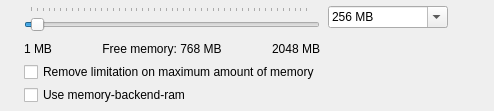
             <widget class="QWidget" name="GB_Memory" native="true">
              <layout class="QGridLayout" name="gridLayout_9">
               <property name="leftMargin">
                <number>24</number>
               </property>
               <property name="topMargin">
                <number>6</number>
               </property>
               <property name="rightMargin">
                <number>6</number>
               </property>
               <property name="bottomMargin">
                <number>6</number>
               </property>
               <property name="spacing">
                <number>3</number>
               </property>
               <item row="0" column="1" rowspan="2">
                <spacer name="horizontalSpacer_10">
                 <property name="orientation">
                  <enum>Qt::Horizontal</enum>
                 </property>
                 <property name="sizeType">
                  <enum>QSizePolicy::Fixed</enum>
                 </property>
                 <property name="sizeHint" stdset="0">
                  <size>
                   <width>5</width>
                   <height>40</height>
                  </size>
                 </property>
                </spacer>
               </item>
               <item row="0" column="2">
                <widget class="QComboBox" name="CB_RAM_Size">
                 <property name="sizePolicy">
                  <sizepolicy hsizetype="Fixed" vsizetype="Fixed">
                   <horstretch>0</horstretch>
                   <verstretch>0</verstretch>
                  </sizepolicy>
                 </property>
                 <property name="minimumSize">
                  <size>
                   <width>120</width>
                   <height>0</height>
                  </size>
                 </property>
                 <property name="editable">
                  <bool>true</bool>
                 </property>
                 <property name="currentIndex">
                  <number>3</number>
                 </property>
                 <item>
                  <property name="text">
                   <string>32 MB</string>
                  </property>
                 </item>
                 <item>
                  <property name="text">
                   <string>64 MB</string>
                  </property>
                 </item>
                 <item>
                  <property name="text">
                   <string>128 MB</string>
                  </property>
                 </item>
                 <item>
                  <property name="text">
                   <string>256 MB</string>
                  </property>
                 </item>
                 <item>
                  <property name="text">
                   <string>512 MB</string>
                  </property>
                 </item>
                 <item>
                  <property name="text">
                   <string>1 GB</string>
                  </property>
                 </item>
                 <item>
                  <property name="text">
                   <string>2 GB</string>
                  </property>
                 </item>
                 <item>
                  <property name="text">
                   <string>3 GB</string>
                  </property>
                 </item>
                 <item>
                  <property name="text">
                   <string>4 GB</string>
                  </property>
                 </item>
                 <item>
                  <property name="text">
                   <string>8 GB</string>
                  </property>
                 </item>
                 <item>
                  <property name="text">
                   <string>16 GB</string>
                  </property>
                 </item>
                 <item>
                  <property name="text">
                   <string>32 GB</string>
                  </property>
                 </item>
                </widget>
               </item>
               <item row="2" column="0">
                <widget class="QCheckBox" name="CH_Remove_RAM_Size_Limitation">
                 <property name="layoutDirection">
                  <enum>Qt::LeftToRight</enum>
                 </property>
                 <property name="text">
                  <string>Remove limitation on maximum amount of memory</string>
                 </property>
                </widget>
               </item>
               <item row="3" column="0">
                <widget class="QCheckBox" name="CH_Use_Memory_Backend">
                 <property name="text">
                  <string>Use memory-backend-ram</string>
                 </property>
                 <property name="toolTip">
                  <string>Use QEMU memory backend syntax for RAM instead of plain -m.</string>
                 </property>
                </widget>
               </item>
               <item row="1" column="2" rowspan="2">
                <spacer name="verticalSpacer_15">
                 <property name="orientation">
                  <enum>Qt::Vertical</enum>
                 </property>
                 <property name="sizeHint" stdset="0">
                  <size>
                   <width>20</width>
                   <height>54</height>
                  </size>
                 </property>
                </spacer>
               </item>
               <item row="0" column="0" rowspan="2">
                <layout class="QVBoxLayout" name="verticalLayout_11">
                 <item>
                 <widget class="QSlider" name="Memory_Size">
                   <property name="sizePolicy">
                    <sizepolicy hsizetype="Expanding" vsizetype="Expanding">
                     <horstretch>0</horstretch>
                     <verstretch>0</verstretch>
                    </sizepolicy>
                   </property>
                   <property name="minimum">
                    <number>2</number>
                   </property>
                   <property name="maximum">
                    <number>6144</number>
                   </property>
                   <property name="singleStep">
                    <number>4</number>
                   </property>
                   <property name="pageStep">
                    <number>32</number>
                   </property>
                   <property name="value">
                    <number>128</number>
                   </property>
                   <property name="orientation">
                    <enum>Qt::Horizontal</enum>
                   </property>
                   <property name="tickPosition">
                    <enum>QSlider::TicksAbove</enum>
                   </property>
                   <property name="tickInterval">
                    <number>128</number>
                  </property>
                 </widget>
                </item>
                 <item>
                  <layout class="QHBoxLayout" name="horizontalLayout_6">
                   <item>
                    <widget class="QLabel" name="Label_Min_RAM_Size">
                     <property name="sizePolicy">
                      <sizepolicy hsizetype="Maximum" vsizetype="Preferred">
                       <horstretch>0</horstretch>
                       <verstretch>0</verstretch>
                      </sizepolicy>
                     </property>
                     <property name="text">
                      <string>1 MB</string>
                     </property>
                   </widget>
                   </item>
                   <item>
                    <spacer name="horizontalSpacer_11">
                     <property name="orientation">
                      <enum>Qt::Horizontal</enum>
                     </property>
                     <property name="sizeHint" stdset="0">
                      <size>
                       <width>13</width>
                       <height>20</height>
                      </size>
                     </property>
                    </spacer>
                   </item>
                   <item>
                    <widget class="QToolButton" name="TB_Update_Available_RAM_Size">
                     <property name="toolTip">
                      <string>Updating free memory information</string>
                     </property>
                     <property name="text">
                      <string>Free memory: 768 MB</string>
                     </property>
                     <property name="icon">
                      <iconset resource="../resources/icons.qrc">
                       <normaloff>:/update.png</normaloff>:/update.png</iconset>
                     </property>
                     <property name="toolButtonStyle">
                      <enum>Qt::ToolButtonTextBesideIcon</enum>
                     </property>
                     <property name="autoRaise">
                      <bool>true</bool>
                     </property>
                    </widget>
                   </item>
                   <item>
                    <spacer name="horizontalSpacer_24">
                     <property name="orientation">
                      <enum>Qt::Horizontal</enum>
                     </property>
                     <property name="sizeHint" stdset="0">
                      <size>
                       <width>40</width>
                       <height>20</height>
                      </size>
                     </property>
                    </spacer>
                   </item>
                   <item>
                    <widget class="QLabel" name="Label_Available_Free_Memory">
                     <property name="text">
                      <string>2048 MB</string>
                     </property>
                   </widget>
                   </item>
                  </layout>
                 </item>
                </layout>
               </item>
               <item row="1" column="3">
                <spacer name="horizontalSpacer_5">
                 <property name="orientation">
                  <enum>Qt::Horizontal</enum>
                 </property>
                 <property name="sizeType">
                  <enum>QSizePolicy::Minimum</enum>
                 </property>
                 <property name="sizeHint" stdset="0">
                  <size>
                   <width>40</width>
                   <height>20</height>
                  </size>
                 </property>
                </spacer>
               </item>
              </layout>
             </widget>
